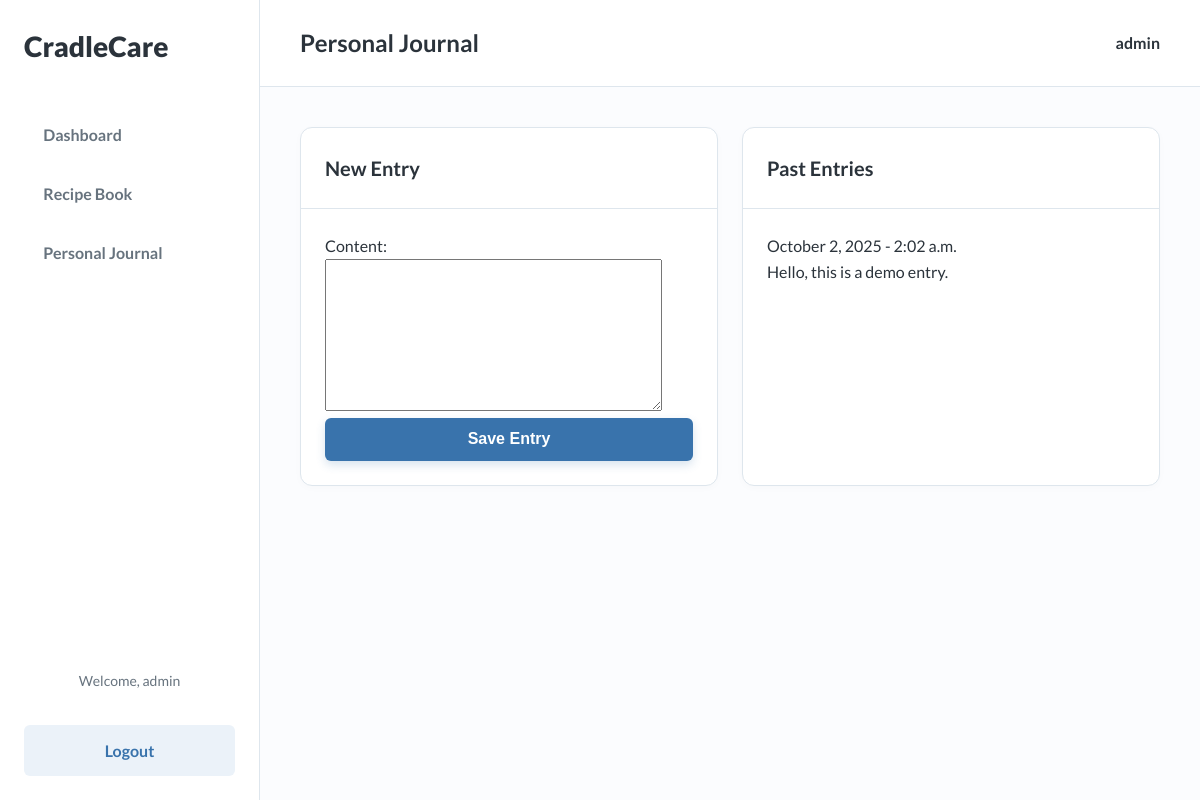
The app's page /journal/ (signed in) with its own data.
### tracker/models.py (models this page shows, shortened)
class PersonalJournal(models.Model):
    user = models.ForeignKey(User, on_delete=models.CASCADE)
    entry_date = models.DateTimeField(default=timezone.now)
    content = models.TextField()

### tracker/views.py (the view)
# urls.py: path('journal/', views.personal_journal, name='personal_journal'),
@login_required
def personal_journal(request):
    if request.method == 'POST':
        form = PersonalJournalForm(request.POST)
        if form.is_valid():
            entry = form.save(commit=False)
            entry.user = request.user
            entry.save()
            messages.success(request, 'Your journal entry has been saved.')
            return redirect('personal_journal')
    else:
        form = PersonalJournalForm()
    entries = PersonalJournal.objects.filter(user=request.user).order_by('-entry_date')
    context = {
        'form': form,
        'entries': entries
    }
    return render(request, 'tracker/personal_journal.html', context)

### tracker/forms.py
class PersonalJournalForm(forms.ModelForm):
    class Meta:
        model = PersonalJournal
        fields = ['content']
        widgets = {
            'content': forms.Textarea(attrs={'rows': 10}),
        }

### templates/tracker/personal_journal.html (shortened to what this page needs)
{% extends "base.html" %}
{% block page_title %}Personal Journal{% endblock %}
{% block content %}
<div class="dashboard-grid">
    <div class="card form-card">
        <div class="card__header">
            <h3 class="card__title">New Entry</h3>
        </div>
        <div class="card__content">
            <form method="post" class="form-layout">
                {{ form.as_p }}
                <button type="submit" class="btn btn--primary btn--block">Save Entry</button>
            </form>
        </div>
    </div>
    <div class="card data-card">
        <div class="card__header">
            <h3 class="card__title">Past Entries</h3>
        </div>
        <div class="card__content">
            {% if entries %}
                <div class="journal-list">
                    {% for entry in entries %}
                    <div class="journal-item">
                        <div class="journal-date">{{ entry.entry_date|date:"F j, Y - P" }}</div>
                        <div class="journal-content">
                            {{ entry.content|linebreaksbr }}
                        </div>
                    </div>
                    {% endfor %}
                </div>
            {% else %}
                <p class="text-secondary">You haven't written any journal entries yet.</p>
            {% endif %}
        </div>
    </div>
</div>
{% endblock %}

### templates/base.html (shortened to what this page needs)
{% load static %}
<!DOCTYPE html>
<html lang="en">
<head>
    <link rel="stylesheet" href="{% static 'css/main.css' %}">
</head>
<body>
    <div class="app-container">
        <aside class="sidebar">
            <div class="sidebar__header">
                <a href="{% url 'dashboard' %}" class="sidebar__logo">CradleCare</a>
            </div>
            <nav class="sidebar__nav">
                <ul>
                    <li><a href="{% url 'dashboard' %}">Dashboard</a></li>
                    <li><a href="{% url 'recipe_book' %}">Recipe Book</a></li>
                    <li><a href="{% url 'personal_journal' %}">Personal Journal</a></li>
                </ul>
            </nav>
            <div class="sidebar__footer">
                {% if user.is_authenticated %}
                     <span class="sidebar__user">Welcome, {{ user.username }}</span>
                    <a href="{% url 'logout' %}" class="btn btn--secondary btn--block" style="margin-top: 1rem;">Logout</a>
                {% else %}
                    <a href="{% url 'login' %}" class="btn btn--primary btn--block">Login</a>
                {% endif %}
            </div>
        </aside>
        <main class="main-content">
            <header class="main-header">
                <h2>{% block page_title %}Welcome{% endblock %}</h2>
                {% if user.is_authenticated %}
                    <div class="user-profile">
                        <span>{{ user.username }}</span>
                    </div>
                {% endif %}
            </header>
            <div class="content-wrapper">
                {% block content %}{% endblock %}
            </div>
        </main>
    </div>
</body>
</html>

### static/css/main.css (style rules this page uses)
:root { --primary-hue: 210; --secondary-hue: 280; --primary-color: hsl(var(--primary-hue), 50%, 45%); --primary-light: hsl(var(--primary-hue), 55%, 95%); --background-color: hsl(var(--primary-hue), 60%, 99%); --sidebar-bg: hsl(0, 0%, 100%); --card-bg: hsl(0, 0%, 100%); --text-primary: hsl(var(--primary-hue), 15%, 20%); --text-secondary: hsl(var(--primary-hue), 10%, 45%); --text-on-primary: hsl(0, 0%, 100%); --border-color: hsl(var(--primary-hue), 30%, 90%); --shadow-color: hsl(var(--primary-hue), 40%, 80%, 0.5); --danger-color: hsl(0, 72%, 51%); --border-radius-sm: 0.375rem; --border-radius-md: 0.75rem; --font-family-base: 'Lato', sans-serif; }
*, *::before, *::after { box-sizing: border-box; margin: 0; padding: 0; }
body { font-family: var(--font-family-base); background-color: var(--background-color); color: var(--text-primary); line-height: 1.6; }
a { color: var(--primary-color); text-decoration: none; transition: color 0.2s; }
ul { list-style: none; }
.app-container { display: flex; min-height: 100vh; }
.sidebar { width: 260px; background-color: var(--sidebar-bg); border-right: 1px solid var(--border-color); display: flex; flex-direction: column; padding: 1.5rem; flex-shrink: 0; position: fixed; height: 100%; }
.main-content { margin-left: 260px; flex-grow: 1; display: flex; flex-direction: column; width: calc(100% - 260px); }
.sidebar__header { margin-bottom: 2.5rem; }
.sidebar__logo { font-size: 1.75rem; font-weight: 900; color: var(--text-primary); text-align: center; text-decoration: none; }
.sidebar__nav ul li { margin-bottom: 0.5rem; }
.sidebar__nav a { display: block; padding: 0.8rem 1.2rem; border-radius: var(--border-radius-sm); font-weight: 700; color: var(--text-secondary); transition: all 0.2s ease-in-out; }
.sidebar__footer { margin-top: auto; text-align: center; }
.sidebar__user { display: block; margin-bottom: 1rem; font-size: 0.875rem; color: var(--text-secondary); }
.main-header { display: flex; justify-content: space-between; align-items: center; padding: 1.5rem 2.5rem; background-color: var(--card-bg); border-bottom: 1px solid var(--border-color); flex-shrink: 0; }
.main-header h2 { font-size: 1.5rem; font-weight: 700; }
.user-profile { font-weight: 700; }
.content-wrapper { padding: 2.5rem; overflow-y: auto; flex-grow: 1; }
.btn { display: inline-flex; align-items: center; justify-content: center; border-radius: var(--border-radius-sm); font-size: 1rem; font-weight: 700; padding: 0.8rem 1.5rem; border: none; cursor: pointer; transition: all 0.2s ease-in-out; text-decoration: none; }
.btn--primary { background-color: var(--primary-color); color: var(--text-on-primary); box-shadow: 0 4px 10px hsla(var(--primary-hue), 50%, 45%, 0.2); }
.btn--secondary { background-color: var(--primary-light); color: var(--primary-color); }
.btn--block { width: 100%; }
.card { background-color: var(--card-bg); border: 1px solid var(--border-color); border-radius: var(--border-radius-md); box-shadow: 0 2px 8px rgba(0,0,0,0.02); }
.card__header { padding: 1.5rem; border-bottom: 1px solid var(--border-color); }
.card__title { font-size: 1.25rem; font-weight: 700; margin: 0; }
.card__content { padding: 1.5rem; }
.dashboard-grid { display: grid; grid-template-columns: repeat(auto-fit, minmax(320px, 1fr)); gap: 1.5rem; }
.form-card { position: sticky; top: 2.5rem; }

### records on screen
PersonalJournal: entry_date "October 2, 2025 - 2:02 a.m.", content "Hello, this is a demo entry."

### other values on screen
{{ user.username }} "admin"
